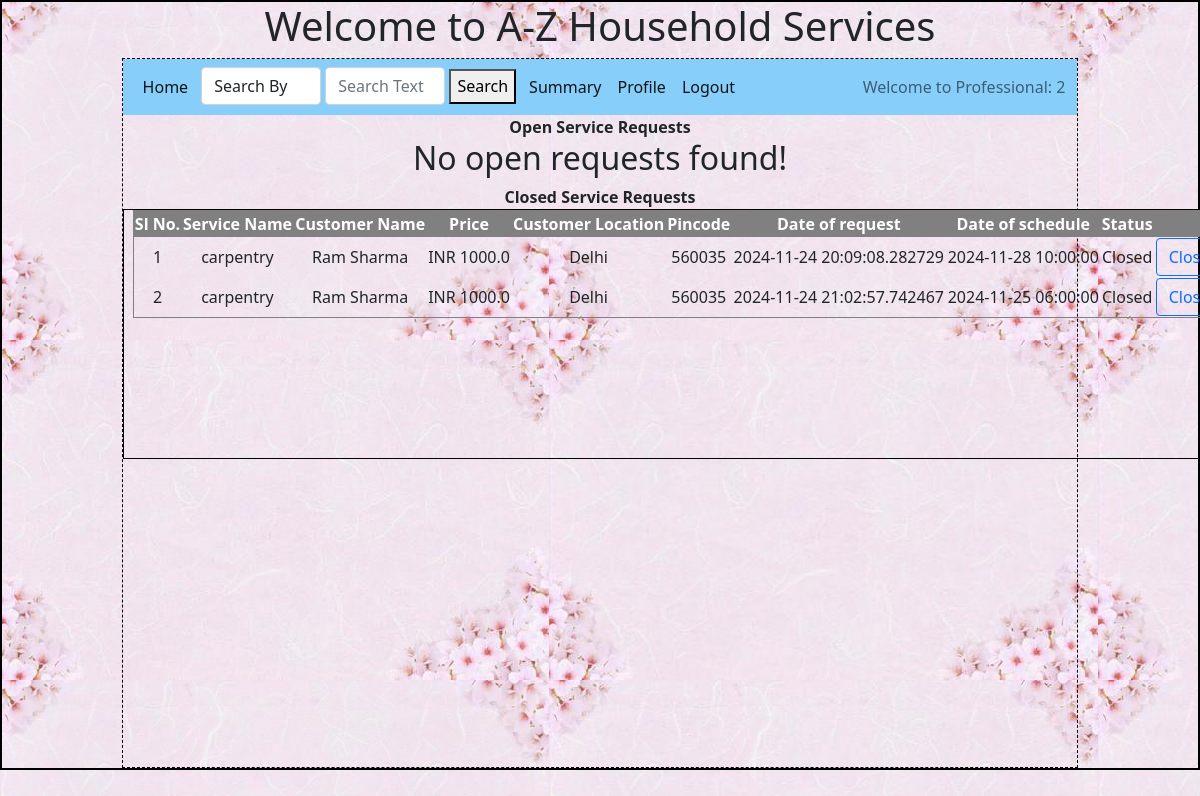
The page /sp/2/2 (signed in) on the database as committed earlier.
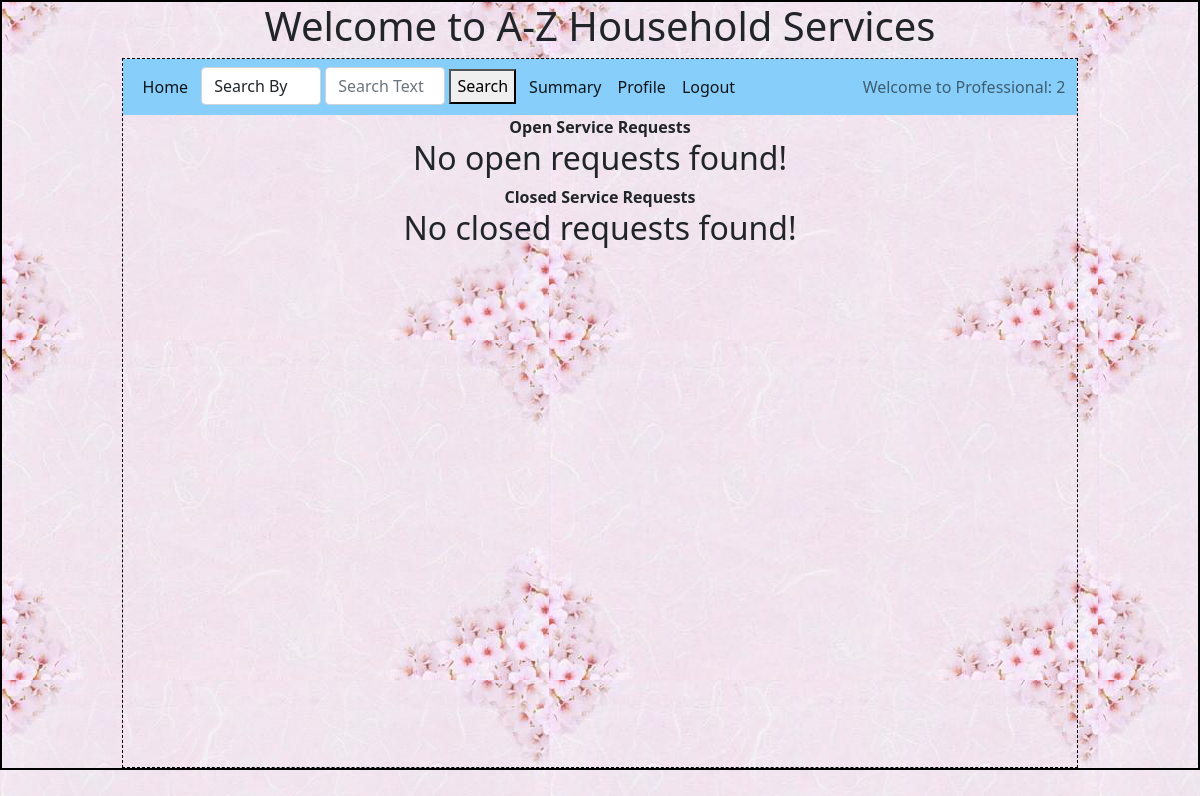
The same page on the database as committed later.
### backend/models.py (models this page shows)
class Service_request(db.Model):
    __tablename__ = 'service_request'
    id=db.Column(db.Integer,primary_key=True)
    customer_id=db.Column(db.Integer,db.ForeignKey('customer.id'), nullable = False)
    sp_id=db.Column(db.Integer,db.ForeignKey('service_professional.id'), nullable = False)
    date_of_request = db.Column(db.DateTime, default = datetime.now) # NEED TO CONFIRM on type
    service_id=db.Column(db.Integer,db.ForeignKey('service.id'), nullable = False)
    remarks = db.Column(db.String, nullable = False)
    date_of_schedule = db.Column(db.DateTime, nullable = False) # NEED TO CONFIRM on type
    date_of_completion = db.Column(db.DateTime)
    status = db.Column(db.String, default = 'Requested') # Requested , Assigned, Closed, Rejected
    sp_exit = db.Column(db.Integer, default = 0) # Not-exited - 0, Exited - 1
    ratings = db.relationship('Rating',  cascade = "all, delete", backref = 'service_request', lazy = True)

class Service(db.Model):
    __tablename__ = 'service'
    id=db.Column(db.Integer,primary_key=True)
    name = db.Column(db.String, nullable = False)
    base_price = db.Column(db.Float, nullable = False)
    avg_time_req = db.Column(db.Float, nullable = False) # Time in hours
    description = db.Column(db.String, nullable = False)
    sp = db.relationship('Service_professional', cascade = "all, delete", backref = 'service', lazy = True)
    sr = db.relationship('Service_request', cascade = "all, delete", backref = 'service', lazy = True)

class Customer(db.Model):
    __tablename__ = 'customer' # If we do not define this, the model auto assigns name as lower case of class name
    id=db.Column(db.Integer,primary_key=True)
    email=db.Column(db.String,unique=True, nullable = False)
    name = db.Column(db.String, nullable = False)
    password = db.Column(db.String, nullable = False)
    role = db.Column(db.Integer, default =1) # admin - 0, customer - 1
    date_of_signup = db.Column(db.DateTime, default = datetime.now) # NEED TO CONFIRM on type
    contact_number = db.Column(db.String, nullable = False)
    location = db.Column(db.String, nullable = False)
    pin_code = db.Column(db.String, nullable = False)
    avg_ratings = db.Column(db.Float)
    status = db.Column(db.String, default = 'Active') # Active , Flagged ,  Blocked
    sr = db.relationship('Service_request', cascade = 'all, delete', backref = 'customer', lazy = True)
    ratings = db.relationship('Rating', cascade = 'all, delete', backref = 'customer', lazy = True)

class Service_professional(db.Model):
    __tablename__ = 'service_professional' # If we do not define this, the model auto assigns name as lower case of class name
    id=db.Column(db.Integer,primary_key=True)
    email=db.Column(db.String,unique=True, nullable = False)
    name = db.Column(db.String, nullable = False)
    password = db.Column(db.String, nullable = False)
    role = db.Column(db.Integer, default =2)
    date_of_regn = db.Column(db.DateTime, default = datetime.now)
    doc_name = db.Column(db.String, nullable = False) ## TO BE UPDATED
    doc_data = db.Column(db.LargeBinary, nullable = False)
    service_name = db.Column(db.String, nullable = False)
    service_id = db.Column(db.Integer, db.ForeignKey('service.id'), nullable = False)
    description = db.Column(db.String, nullable = False)
    price = db.Column(db.Float, nullable = False)
    avg_time = db.Column(db.Float, nullable = False)
    exp_since = db.Column(db.Integer, nullable = False) # NEED TO CONFIRM on type
    location = db.Column(db.String, nullable = False)
    pin_code = db.Column(db.Integer, nullable = False)
    contact_number = db.Column(db.String, nullable = False)
    status = db.Column(db.String, default = 'Registered') # Registered - 0, Active - 1, Flagged - 2, Blocked - 3, Rejected - 4
    avg_ratings = db.Column(db.Float)
    sr = db.relationship('Service_request', cascade = 'all, delete', backref = 'service_professional', lazy = True)
    ratings = db.relationship('Rating', cascade = 'all, delete', backref = 'service_professional', lazy = True)

### backend/controllers.py (the view)
@app.route("/sp/<uid>/<uname>")
def sp_dashboard(uid, uname):
    open_service_requests = Service_request.query.filter_by(sp_id = uid, status = 'Requested').all() + Service_request.query.filter_by(sp_id = uid, status = 'Assigned').all()
    closed_service_requests = Service_request.query.filter_by(sp_id = uid, status = 'Closed').all() + Service_request.query.filter_by(sp_id = uid, status = 'Rejected').all()
    sp = Service_professional.query.filter_by(id = uid).first()
    return render_template('sp_dashboard.html', sp = sp, open_service_requests=open_service_requests,
                           closed_service_requests=closed_service_requests, uname = uname, uid = uid)

### templates/sp_dashboard.html (shortened to what this page needs)
{%extends "sp_layout.html"%}
{%block content%}
{%if sp.status != 'Blocked'%}
<div style="text-align: center;">
    <p style="margin: auto ;"><b>Open Service Requests</b> </p>
    </div>
    {%if open_service_requests %}
    <div style="width:1200px; height:250px; overflow-y:auto;margin: auto;margin-bottom: 10px; text-align: center; border: 1px solid black;">
        <table cellspacing="0" cellpadding="1" border="1" width="1180px" style="margin: auto;">
          <tr style="color:white;background-color:grey;text-align: center;position: sticky;">
            <th>Sl No.</th>
                <th>Service Name</th>
                <th>Customer Name</th>
                <th>Price</th>
                <th>Customer Location</th>
                <th>Pincode</th>
                <th>Date of request</th>
                <th>Date of schedule</th>
                <th>Status</th>
                <th>Action</th>
            </tr>
            {% for sr in open_service_requests %}
            <tr>
                <td>{{loop.index}}</td>
                <td>{{sr.service.name}}</td>
                <td>{{sr.customer.name}}</td>
                <td>INR {{sr.service_professional.price}}</td>
                <td>{{sr.customer.location}}</td>
                <td>{{sr.customer.pin_code}}</td>
                <td>{{sr.date_of_request}}</td>
                <td>{{sr.date_of_schedule}}</td>
                <td>{{sr.status}}</td>
            <td>
              {%if sr.status == 'Requested'%}
              <a href="/sp/accept/{{sr.id}}/{{uid}}/{{uname}}" type="button" class="btn btn-success" style="width: 75px;">Accept</a>
              <a href="/sp/reject/{{sr.id}}/{{uid}}/{{uname}}" type="button" class="btn btn-outline-danger" style="width: 75px;">Reject</a>
              {%elif sr.status == 'Assigned'%}
              <a href="#" type="button" class="btn btn-outline-success">Accepted</a>
              {%endif%}
            </td>
        </tr>
        {% endfor %}
        </table>
    </div>
    {% else %}
    <div style="margin: auto;text-align: center;border: 1px;"><h2>No open requests found!</h2></div>
    {%endif%}
    {%else%}
    <div style="text-align: center;">
      <h2 style="margin: auto ;">Sorry, you are blocked! Please contact admin.  </h2>
      </div>
{%endif%}
<div style="text-align: center;">
    <p style="margin: auto ;"><b>Closed Service Requests</b> </p>
    </div>
    {% if closed_service_requests %}
                <div style="width:1200px; height:250px; overflow-y:auto;margin: auto;margin-bottom: 10px; text-align: center; border: 1px solid black;">
                  <table cellspacing="0" cellpadding="1" border="1" width="1180px" style="margin: auto;">
                    <tr style="color:white;background-color:grey;text-align: center;position: sticky;">
                      <th>Sl No.</th>
                      <th>Service Name</th>
                      <th>Customer Name</th>
                      <th>Price</th>
                      <th>Customer Location</th>
                      <th>Pincode</th>
                      <th>Date of request</th>
                      <th>Date of schedule</th>
                      <th>Status</th>
                      <th>Action</th>
                  </tr>
                    {% for sr in closed_service_requests %}
                  <tr>
                      <td>{{loop.index}}</td>
                      <td>{{sr.service.name}}</td>
                      <td>{{sr.customer.name}}</td>
                      <td>INR {{sr.service_professional.price}}</td>
                      <td>{{sr.customer.location}}</td>
                      <td>{{sr.customer.pin_code}}</td>
                      <td>{{sr.date_of_request}}</td>
                      <td>{{sr.date_of_schedule}}</td>
                      <td>{{sr.status}}</td>
                      <td>
                        {%if sr.status == 'Rejected'%}
                        <a href="#" type="button" class="btn btn-outline-secondary" style="width: 100px;">Rejected</a>
                        {%elif (sr.status == 'Closed') and (sr.sp_exit == 0)%}
                        <a href="#" type="button" class="btn btn-outline-primary" style="width: 75px;">Closed</a>
                        <a href="/sp/exit/{{sr.id}}/{{uid}}/{{uname}}" type="button" class="btn btn-success"style="width: 75px;">Exit?</a>
                        {%elif (sr.status == 'Closed') and (sr.sp_exit == 1)%}
                        <a href="#" type="button" class="btn btn-outline-primary" style="width: 75px;">Closed</a>
                        {%endif%}
                      </td>
                  </tr>
                  {% endfor %}
                  </table>
                  {% else %}
                <div style="margin: auto;text-align: center;border: 1px;"><h2>No closed requests found!</h2></div>
              {% endif %}
                </div>
{%endblock%}

### templates/sp_layout.html (shortened to what this page needs)
<!DOCTYPE html>
<html>
    <head>
        <link rel="stylesheet" href="/static/styles/main.css">
        <link href="https://cdn.jsdelivr.net/npm/bootstrap@5.0.2/dist/css/bootstrap.min.css" rel="stylesheet">
    </head>
    <body>
        <div class="my_container">
            <div class="center"><h1 style="text-align: center;">Welcome to A-Z Household Services</h1></div>
            <div class="my_panel">
                <nav class="navbar navbar-expand-lg navbar-light" style="background-color:lightskyblue">
                    <div class="container-fluid">
                      <div class="collapse navbar-collapse" id="navbarText">
                        <ul class="navbar-nav me-auto mb-2 mb-lg-0">
                            <li class="nav-item">
                                <a class="nav-link active" aria-current="page" href="/sp/{{uid}}/{{uname}}">Home</a>
                            </li>
                            <li class="nav-item" style="border: 1px;margin-left: 5px; margin-right: 5px;">
                               <div style="border: 1px; align-items: center;display: inline;">
                                <form action="/sp/search/{{uid}}/{{uname}}" method="POST" style="display: inline-block;">
                                    <div class="mb-3" style="display: inline;">
                                        <select name="search_by" class="form-control" style="display: inline-block; width: 120px;">
                                            <option value="">Search By</option>
                                        </select>
                                    </div>
                                    <input type="text" class="form-control" name="search_txt" id="search_txt" placeholder="Search Text" style="display: inline-block; width: 120px;">
                                    <button type="submit" style="height: 35px;">Search</button>
                                </form>
                            </div>
                            </li>
                            <li class="nav-item">
                                <a class="nav-link active" aria-current="page" href="/sp/summary/{{uid}}/{{uname}}">Summary</a>
                            </li>
                            <li class="nav-item">
                                <a class="nav-link active" aria-current="page" href="/sp/profile/update/{{uid}}/{{uname}}">Profile</a>
                            </li>
                            <li class="nav-item">
                                <a class="nav-link active" href="/login">Logout</a>
                            </li>
                        </ul>
                        <span class="navbar-text">
                          Welcome to Professional: {{uname}}
                        </span>
                      </div>
                    </div>
                  </nav>
                  {%block content%}{%endblock%}
            </div>
        </div>
    </body>
</html>

### static/styles/main.css (style rules this page uses)
* { margin: 0px; }
body { background-image: url("../images/background.jpeg"); }
.center { display: block; margin-left: auto; margin-right: auto; }
.my_container { border: 2px solid black; margin: auto; }
.my_panel { width: 80%; margin: auto; height: 710px; border: 1px dashed black; }

Rows that differ between the two databases and show on the page:
removed Service_request: service.name "carpentry", customer.name "Ram Sharma", service_professional.price "1000.0", customer.location "Delhi", customer.pin_code "560035", date_of_request "2024-11-24 20:09:08.282729", date_of_schedule "2024-11-28 10:00:00", status "Closed", sp_exit "Closed"
removed Service_request: service.name "carpentry", customer.name "Ram Sharma", service_professional.price "1000.0", customer.location "Delhi", customer.pin_code "560035", date_of_request "2024-11-24 21:02:57.742467", date_of_schedule "2024-11-25 06:00:00", status "Closed", sp_exit "Closed"
Other text that changed with them:
text no longer shown: "Sl No. Service Name Customer Name Price Customer Location Pincode Date of request Date of schedule Status"
text now shown: "No closed requests found!"
